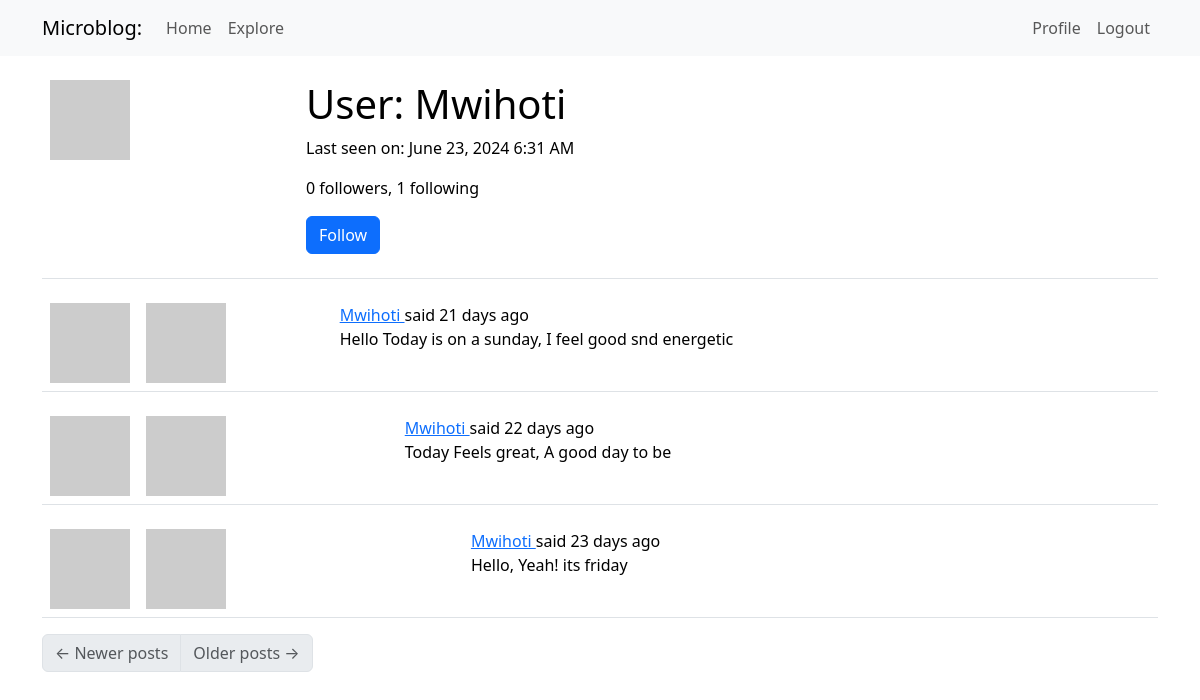
/user/Mwihoti (signed in), run on the app's committed database.
### app/models.py (models this page shows, shortened)
class User(UserMixin, db.Model):
    id: so.Mapped[int] = so.mapped_column(primary_key=True)
    username: so.Mapped[str] = so.mapped_column(sa.String(64), index=True,
                                                unique=True)
    email: so.Mapped[str] = so.mapped_column(sa.String(120), index=True,
                                             unique=True)
    password_hash: so.Mapped[Optional[str]] = so.mapped_column(sa.String(256))
    about_me: so.Mapped[Optional[str]] = so.mapped_column(sa.String(140))
    last_seen: so.Mapped[Optional[datetime]] = so.mapped_column(
        default=lambda: datetime.now(timezone.utc))
    posts: so.WriteOnlyMapped['Post'] = so.relationship(back_populates='author')
    following: so.WriteOnlyMapped['User'] = so.relationship(
        secondary=followers, primaryjoin=(followers.c.follower_id == id),
        secondaryjoin=(followers.c.followed_id==id),
        back_populates='followers'
    )
    followers: so.WriteOnlyMapped['User'] = so.relationship(
        secondary=followers, primaryjoin=(followers.c.followed_id == id),
        secondaryjoin=(followers.c.follower_id == id),
        back_populates='following'
    )
    def avatar(self, size):
        digest = hashlib.md5(self.email.lower().encode('utf-8')).hexdigest()
        return f'https://www.gravatar.com/avatar/{digest}?d=identicon&s={size}'
    @login.user_loader
    def load_user(id):
        return db.session.get(User, int(id))
    def is_following(self, user):
        query = self.following.select().where(User.id == user.id)
        return db.session.scalar(query) is not None
    def followers_count(self):
        query = sa.select(sa.func.count()).select_from(
            self.followers.select().subquery())
        return db.session.scalar(query)
    def following_count(self):
        query = sa.select(sa.func.count()).select_from(
            self.following.select().subquery())
        return db.session.scalar(query)

class Post(db.Model):
    id: so.Mapped[int] = so.mapped_column(primary_key=True)
    body: so.Mapped[str] = so.mapped_column(sa.String(140))
    timestamp: so.Mapped[datetime] = so.mapped_column(
        index=True, default=lambda: datetime.now(timezone.utc))
    user_id: so.Mapped[int] = so.mapped_column(sa.ForeignKey('user.id'),
                                               index=True
    )
    language: so.Mapped[Optional[str]] = so.mapped_column(sa.String(5))
    author: so.Mapped[User] = so.relationship('User', back_populates='posts')

### app/main/routes.py (the view)
@bp.route('/user/<username>')
@login_required
def user(username):
    user = db.first_or_404(sa.select(User).where(User.username == username))
    page = request.args.get('page', 1, type=int)
    query = user.posts.select().order_by(Post.timestamp.desc())
    posts = db.paginate(query, page=page,
                        per_page=current_app.config['POSTS_PER_PAGE'],
                        error_out=False)
    next_url = url_for('main.user', username=user.username, page=posts.next_num) \
        if posts.has_next else None
    prev_url = url_for('main.user', username=user.username, page=posts.prev_num) \
        if posts.has_prev else None
    form = EmptyForm()
    return render_template('user.html', user=user, posts=posts.items,
                           next_url=next_url, prev_url=prev_url, form=form)

### app/main/forms.py
class EmptyForm(FlaskForm):
    submit = SubmitField('Submit')

### app/__init__.py (called while the page is built)
def get_locale():
    return request.accept_languages.best_match(current_app.config['LANGUAGES'])

### app/main/routes.py (called while the page is built)
@bp.before_app_request
def before_request():
    if current_user.is_authenticated:
        current_user.last_seen = datetime.now(timezone.utc)
        db.session.commit()
        g.locale = str(get_locale()
                )

### app/templates/user.html (shortened to what this page needs)
{% extends "base.html" %}
{% block content %}
    <table class="table table-hover">
        <tr>
            <td width="256px"><img src="{{ user.avatar(256) }}"></td>
            <td>
                <h1>{{ _('User') }}: {{ user.username }}</h1>
                {% if user.last_seen %}
                <p>{{ _('Last seen on') }}: {{ moment(user.last_seen).format('LLL') }}</p>
                {% endif %}
                <p>{{ _('%(count)d followers', count=user.followers_count()) }}, {{ _('%(count)d following', count=user.following_count()) }}</p>
                {% if user == current_user %}
                <p><a href="{{ url_for('main.edit_profile') }}">{{ _('Edit your profile') }}</a></p>
                {% elif not current_user.is_following(user) %}
                <p>
                    <form action="{{ url_for('main.follow', username=user.username) }}" method="post">
                        {{ form.submit(value=_('Follow'), class_='btn btn-primary') }}
                    </form>
                </p>
                {% endif %}
            </td>
        </tr>
    </table>
    {% for post in posts %}
        {% include '_post.html' %}
    {% endfor %}
    <nav aria-label="Post navigation">
        <ul class="pagination">
            <li class="page-item{% if not prev_url %} disabled{% endif %}">
                <a class="page-link" href="{{ prev_url }}">
                    <span aria-hidden="true">&larr;</span> {{ _('Newer posts') }}
                </a>
            </li>
            <li class="page-item{% if not next_url %} disabled{% endif %}">
                <a class="page-link" href="{{ next_url }}">
                    {{ _('Older posts') }} <span aria-hidden="true">&rarr;</span>
                </a>
            </li>
        </ul>
    </nav>
{% endblock %}

### app/templates/_post.html (shortened to what this page needs)
<table class="table table-hover">
    <tr>
        <td width="70px">
            <img src="{{ post.author.avatar(36) }}" />
        </td>
        <td>
            <a href="{{ url_for('main.user', username=post.author.username) }}">
                <img src="{{ post.author.avatar(70) }}" />
            </a>
            <td>
                {{ _('%(username)s said %(when)s', username=user_link, when=moment(post.timestamp).fromNow()) }}
                <br>
                <span id="post{{ post.id}}">{{ post.body }}</span>
            </td>
        </td>
    </tr>
</table>

### data on the page
User: username "Mwihoti", last_seen "June 23, 2024 6:31 AM"
Post: body "Hello Today is on a sunday, I feel good snd energetic"
Post: body "Today Feels great, A good day to be"
Post: body "Hello, Yeah! its friday"
